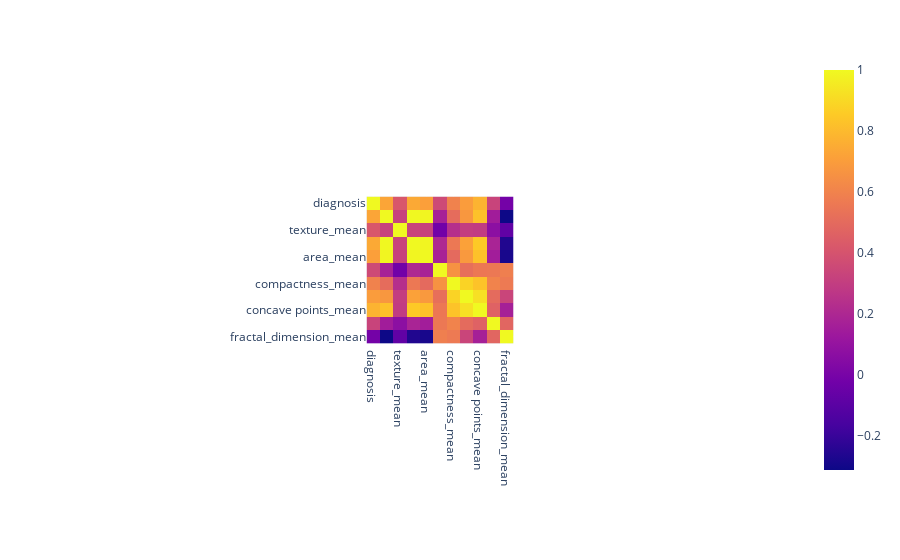

Notebook code cell kept with this figure:
### Code cell
#  Plotly Pacage we can show it in interactive graphs
plt.figure(figsize=(15, 10))


fig = px.imshow(data[cols].corr());
fig.show()

### Figure 1 — Plotly figure (JSON) as saved in the notebook; plotly's stock layout.template omitted (floating-point values rounded to 4 significant figures)
{"data": [{"coloraxis": "coloraxis", "hovertemplate": "x: %{x}<br>y: %{y}<br>color: %{z}<extra></extra>", "name": "0", "type": "heatmap", "x": ["diagnosis", "radius_mean", "texture_mean", "perimeter_mean", "area_mean", "smoothness_mean", "compactness_mean", "concavity_mean", "concave points_mean", "symmetry_mean", "fractal_dimension_mean"], "xaxis": "x", "y": ["diagnosis", "radius_mean", "texture_mean", "perimeter_mean", "area_mean", "smoothness_mean", "compactness_mean", "concavity_mean", "concave points_mean", "symmetry_mean", "fractal_dimension_mean"], "yaxis": "y", "z": [[1, 0.73, 0.4152, 0.7426, 0.709, 0.3586, 0.5965, 0.6964, 0.7766, 0.3305, -0.01284], [0.73, 1, 0.3238, 0.9979, 0.9874, 0.1706, 0.5061, 0.6768, 0.8225, 0.1477, -0.3116], [0.4152, 0.3238, 1, 0.3295, 0.3211, -0.02339, 0.2367, 0.3024, 0.2935, 0.0714, -0.07644], [0.7426, 0.9979, 0.3295, 1, 0.9865, 0.2073, 0.5569, 0.7161, 0.851, 0.183, -0.2615], [0.709, 0.9874, 0.3211, 0.9865, 1, 0.177, 0.4985, 0.686, 0.8233, 0.1513, -0.2831], [0.3586, 0.1706, -0.02339, 0.2073, 0.177, 1, 0.6591, 0.522, 0.5537, 0.5578, 0.5848], [0.5965, 0.5061, 0.2367, 0.5569, 0.4985, 0.6591, 1, 0.8831, 0.8311, 0.6026, 0.5654], [0.6964, 0.6768, 0.3024, 0.7161, 0.686, 0.522, 0.8831, 1, 0.9214, 0.5007, 0.3368], [0.7766, 0.8225, 0.2935, 0.851, 0.8233, 0.5537, 0.8311, 0.9214, 1, 0.4625, 0.1669], [0.3305, 0.1477, 0.0714, 0.183, 0.1513, 0.5578, 0.6026, 0.5007, 0.4625, 1, 0.4799], [-0.01284, -0.3116, -0.07644, -0.2615, -0.2831, 0.5848, 0.5654, 0.3368, 0.1669, 0.4799, 1]]}], "layout": {"autosize": true, "coloraxis": {"colorscale": [[0, "#0d0887"], [0.1111, "#46039f"], [0.2222, "#7201a8"], [0.3333, "#9c179e"], [0.4444, "#bd3786"], [0.5556, "#d8576b"], [0.6667, "#ed7953"], [0.7778, "#fb9f3a"], [0.8889, "#fdca26"], [1, "#f0f921"]]}, "margin": {"t": 60}, "xaxis": {"anchor": "y", "autorange": true, "constrain": "domain", "domain": [0.398, 0.602], "range": [-0.5, 10.5], "scaleanchor": "y", "type": "category"}, "yaxis": {"anchor": "x", "autorange": true, "constrain": "domain", "domain": [0, 1], "range": [10.5, -0.5], "type": "category"}}}
